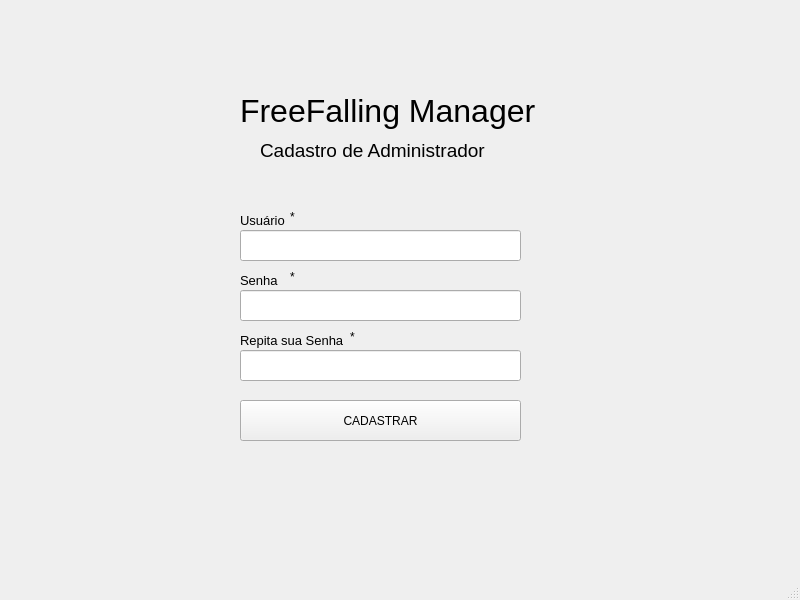
<?xml version="1.0" encoding="UTF-8"?>
<ui version="4.0">
 <class>CadastrarAdmin</class>
 <widget class="QMainWindow" name="CadastrarAdmin">
  <property name="geometry">
   <rect>
    <x>0</x>
    <y>0</y>
    <width>800</width>
    <height>600</height>
   </rect>
  </property>
  <property name="windowTitle">
   <string>MainWindow</string>
  </property>
  <widget class="QWidget" name="centralwidget">
   <widget class="QLabel" name="title">
    <property name="geometry">
     <rect>
      <x>240</x>
      <y>70</y>
      <width>301</width>
      <height>81</height>
     </rect>
    </property>
    <property name="font">
     <font>
      <pointsize>24</pointsize>
     </font>
    </property>
    <property name="text">
     <string>FreeFalling Manager</string>
    </property>
   </widget>
   <widget class="QLabel" name="subtitle">
    <property name="geometry">
     <rect>
      <x>260</x>
      <y>110</y>
      <width>301</width>
      <height>81</height>
     </rect>
    </property>
    <property name="font">
     <font>
      <pointsize>14</pointsize>
     </font>
    </property>
    <property name="text">
     <string>Cadastro de Administrador</string>
    </property>
   </widget>
   <widget class="QLineEdit" name="lineEdit">
    <property name="geometry">
     <rect>
      <x>240</x>
      <y>230</y>
      <width>281</width>
      <height>31</height>
     </rect>
    </property>
   </widget>
   <widget class="QLabel" name="label">
    <property name="geometry">
     <rect>
      <x>240</x>
      <y>210</y>
      <width>51</width>
      <height>21</height>
     </rect>
    </property>
    <property name="font">
     <font>
      <pointsize>10</pointsize>
     </font>
    </property>
    <property name="text">
     <string>Usuário</string>
    </property>
   </widget>
   <widget class="QLabel" name="label_2">
    <property name="geometry">
     <rect>
      <x>290</x>
      <y>210</y>
      <width>47</width>
      <height>13</height>
     </rect>
    </property>
    <property name="text">
     <string>*</string>
    </property>
   </widget>
   <widget class="QLabel" name="label_3">
    <property name="geometry">
     <rect>
      <x>290</x>
      <y>270</y>
      <width>47</width>
      <height>13</height>
     </rect>
    </property>
    <property name="text">
     <string>*</string>
    </property>
   </widget>
   <widget class="QLineEdit" name="lineEdit_2">
    <property name="geometry">
     <rect>
      <x>240</x>
      <y>290</y>
      <width>281</width>
      <height>31</height>
     </rect>
    </property>
    <property name="text">
     <string/>
    </property>
   </widget>
   <widget class="QLabel" name="label_4">
    <property name="geometry">
     <rect>
      <x>240</x>
      <y>270</y>
      <width>51</width>
      <height>21</height>
     </rect>
    </property>
    <property name="font">
     <font>
      <pointsize>10</pointsize>
     </font>
    </property>
    <property name="text">
     <string>Senha</string>
    </property>
   </widget>
   <widget class="QLabel" name="label_5">
    <property name="geometry">
     <rect>
      <x>350</x>
      <y>330</y>
      <width>47</width>
      <height>13</height>
     </rect>
    </property>
    <property name="text">
     <string>*</string>
    </property>
   </widget>
   <widget class="QLineEdit" name="lineEdit_3">
    <property name="geometry">
     <rect>
      <x>240</x>
      <y>350</y>
      <width>281</width>
      <height>31</height>
     </rect>
    </property>
    <property name="text">
     <string/>
    </property>
   </widget>
   <widget class="QLabel" name="label_6">
    <property name="geometry">
     <rect>
      <x>240</x>
      <y>330</y>
      <width>111</width>
      <height>21</height>
     </rect>
    </property>
    <property name="font">
     <font>
      <pointsize>10</pointsize>
     </font>
    </property>
    <property name="text">
     <string>Repita sua Senha</string>
    </property>
   </widget>
   <widget class="QPushButton" name="pushButton">
    <property name="geometry">
     <rect>
      <x>240</x>
      <y>400</y>
      <width>281</width>
      <height>41</height>
     </rect>
    </property>
    <property name="text">
     <string>CADASTRAR</string>
    </property>
   </widget>
  </widget>
  <widget class="QMenuBar" name="menubar">
   <property name="geometry">
    <rect>
     <x>0</x>
     <y>0</y>
     <width>800</width>
     <height>21</height>
    </rect>
   </property>
  </widget>
  <widget class="QStatusBar" name="statusbar"/>
 </widget>
 <resources/>
 <connections/>
</ui>
